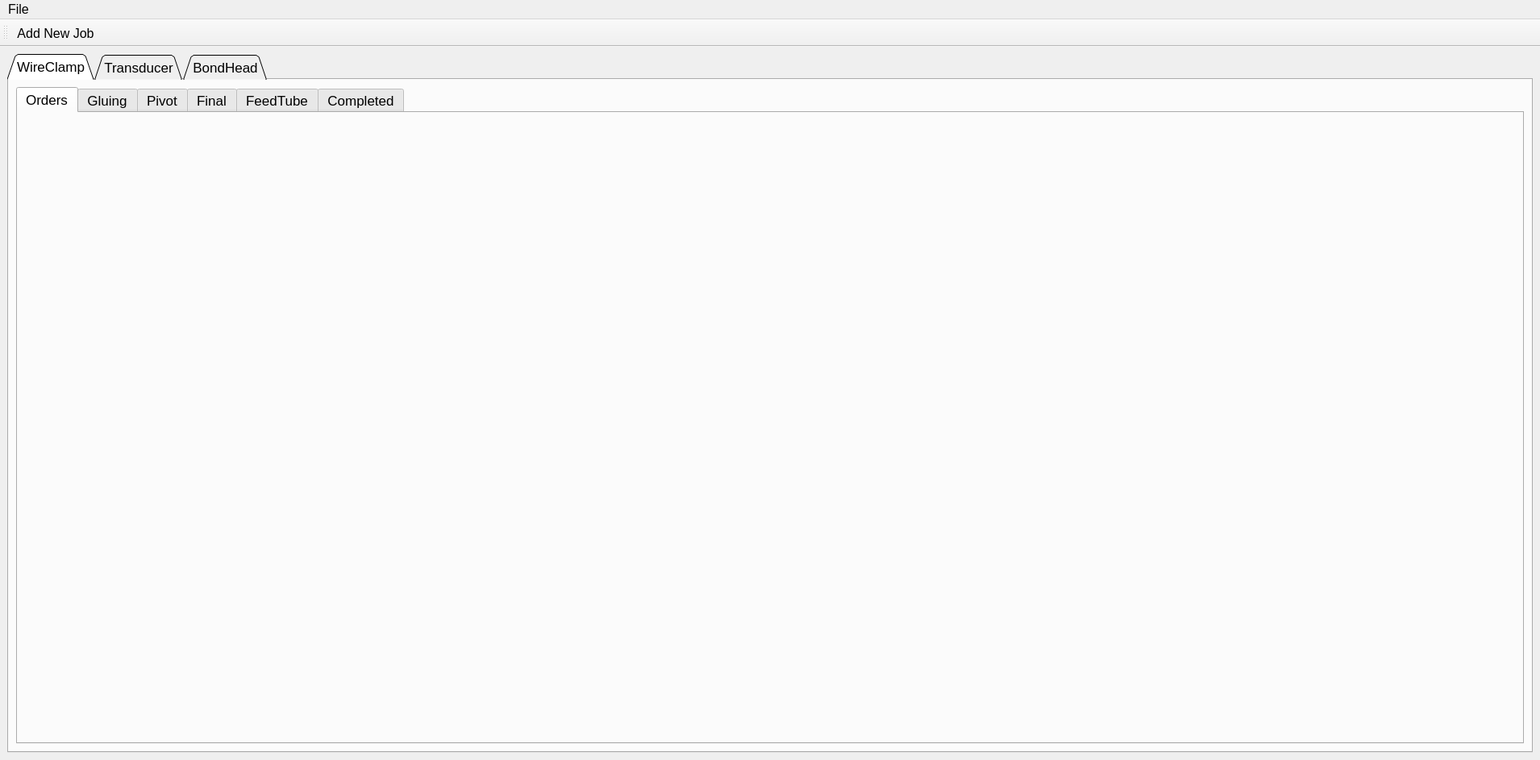
<?xml version="1.0" encoding="UTF-8"?>
<ui version="4.0">
 <class>MainWindow</class>
 <widget class="QMainWindow" name="MainWindow">
  <property name="geometry">
   <rect>
    <x>0</x>
    <y>0</y>
    <width>1910</width>
    <height>943</height>
   </rect>
  </property>
  <property name="font">
   <font>
    <pointsize>12</pointsize>
   </font>
  </property>
  <property name="windowTitle">
   <string>Production Manager V2.0</string>
  </property>
  <property name="tabShape">
   <enum>QTabWidget::Rounded</enum>
  </property>
  <property name="unifiedTitleAndToolBarOnMac">
   <bool>false</bool>
  </property>
  <widget class="QWidget" name="centralwidget">
   <layout class="QGridLayout" name="gridLayout_2">
    <item row="0" column="0">
     <widget class="QTabWidget" name="componentTab">
      <property name="font">
       <font>
        <pointsize>13</pointsize>
       </font>
      </property>
      <property name="tabShape">
       <enum>QTabWidget::Triangular</enum>
      </property>
      <property name="currentIndex">
       <number>0</number>
      </property>
      <property name="movable">
       <bool>true</bool>
      </property>
      <widget class="QWidget" name="wc">
       <attribute name="title">
        <string>WireClamp</string>
       </attribute>
       <layout class="QGridLayout" name="gridLayout_3">
        <item row="0" column="0">
         <widget class="QTabWidget" name="wcprocessTab">
          <property name="font">
           <font>
            <pointsize>13</pointsize>
           </font>
          </property>
          <property name="currentIndex">
           <number>0</number>
          </property>
          <widget class="QWidget" name="tab1">
           <attribute name="title">
            <string>Orders</string>
           </attribute>
           <layout class="QGridLayout" name="gridLayout_51">
            <item row="0" column="0">
             <layout class="QGridLayout" name="GL_orders"/>
            </item>
           </layout>
          </widget>
          <widget class="QWidget" name="tab2">
           <attribute name="title">
            <string>Gluing</string>
           </attribute>
           <layout class="QGridLayout" name="gridLayout_52">
            <item row="0" column="0">
             <layout class="QGridLayout" name="GL_gluing" rowstretch="0" columnstretch="0" rowminimumheight="0" columnminimumwidth="0"/>
            </item>
           </layout>
          </widget>
          <widget class="QWidget" name="tab3">
           <attribute name="title">
            <string>Pivot</string>
           </attribute>
           <layout class="QGridLayout" name="gridLayout_53">
            <item row="0" column="0">
             <layout class="QGridLayout" name="GL_pivot" rowstretch="0" columnstretch="0" rowminimumheight="0" columnminimumwidth="0"/>
            </item>
           </layout>
          </widget>
          <widget class="QWidget" name="tab4">
           <attribute name="title">
            <string>Final</string>
           </attribute>
           <layout class="QGridLayout" name="gridLayout_6">
            <item row="0" column="0">
             <layout class="QGridLayout" name="GL_final"/>
            </item>
           </layout>
          </widget>
          <widget class="QWidget" name="tab5">
           <attribute name="title">
            <string>FeedTube</string>
           </attribute>
           <layout class="QGridLayout" name="gridLayout_4">
            <item row="0" column="0">
             <layout class="QGridLayout" name="GL_feedtube"/>
            </item>
           </layout>
          </widget>
          <widget class="QWidget" name="tab">
           <attribute name="title">
            <string>Completed</string>
           </attribute>
           <layout class="QGridLayout" name="gridLayout_5">
            <item row="0" column="0">
             <layout class="QGridLayout" name="GL_completed"/>
            </item>
           </layout>
          </widget>
         </widget>
        </item>
       </layout>
      </widget>
      <widget class="QWidget" name="transducer">
       <attribute name="title">
        <string>Transducer</string>
       </attribute>
      </widget>
      <widget class="QWidget" name="bh">
       <attribute name="title">
        <string>BondHead</string>
       </attribute>
      </widget>
     </widget>
    </item>
   </layout>
  </widget>
  <widget class="QMenuBar" name="menubar">
   <property name="geometry">
    <rect>
     <x>0</x>
     <y>0</y>
     <width>1910</width>
     <height>21</height>
    </rect>
   </property>
   <widget class="QMenu" name="menuFile">
    <property name="title">
     <string>File</string>
    </property>
    <widget class="QMenu" name="menuExport">
     <property name="title">
      <string>Export</string>
     </property>
     <widget class="QMenu" name="menuOracle_ERP">
      <property name="title">
       <string>Oracle CSV</string>
      </property>
      <addaction name="actionBasic"/>
      <addaction name="actionDetailed"/>
     </widget>
     <addaction name="actionCSV"/>
     <addaction name="menuOracle_ERP"/>
    </widget>
    <addaction name="menuExport"/>
    <addaction name="separator"/>
    <addaction name="actionExit"/>
   </widget>
   <addaction name="menuFile"/>
  </widget>
  <widget class="QToolBar" name="toolBar">
   <property name="windowTitle">
    <string>toolBar</string>
   </property>
   <attribute name="toolBarArea">
    <enum>TopToolBarArea</enum>
   </attribute>
   <attribute name="toolBarBreak">
    <bool>false</bool>
   </attribute>
   <addaction name="actionAdd"/>
  </widget>
  <action name="actionExit">
   <property name="text">
    <string>Exit</string>
   </property>
  </action>
  <action name="actionText">
   <property name="text">
    <string>Text</string>
   </property>
  </action>
  <action name="actionCSV">
   <property name="text">
    <string>FULL CSV</string>
   </property>
  </action>
  <action name="actionAdd">
   <property name="checkable">
    <bool>false</bool>
   </property>
   <property name="text">
    <string>Add New Job</string>
   </property>
   <property name="font">
    <font>
     <pointsize>12</pointsize>
    </font>
   </property>
  </action>
  <action name="actionBasic">
   <property name="text">
    <string>Basic</string>
   </property>
  </action>
  <action name="actionDetailed">
   <property name="text">
    <string>Detailed</string>
   </property>
  </action>
 </widget>
 <tabstops>
  <tabstop>componentTab</tabstop>
  <tabstop>wcprocessTab</tabstop>
 </tabstops>
 <resources/>
 <connections>
  <connection>
   <sender>actionExit</sender>
   <signal>triggered()</signal>
   <receiver>MainWindow</receiver>
   <slot>close()</slot>
   <hints>
    <hint type="sourcelabel">
     <x>-1</x>
     <y>-1</y>
    </hint>
    <hint type="destinationlabel">
     <x>459</x>
     <y>362</y>
    </hint>
   </hints>
  </connection>
 </connections>
</ui>
